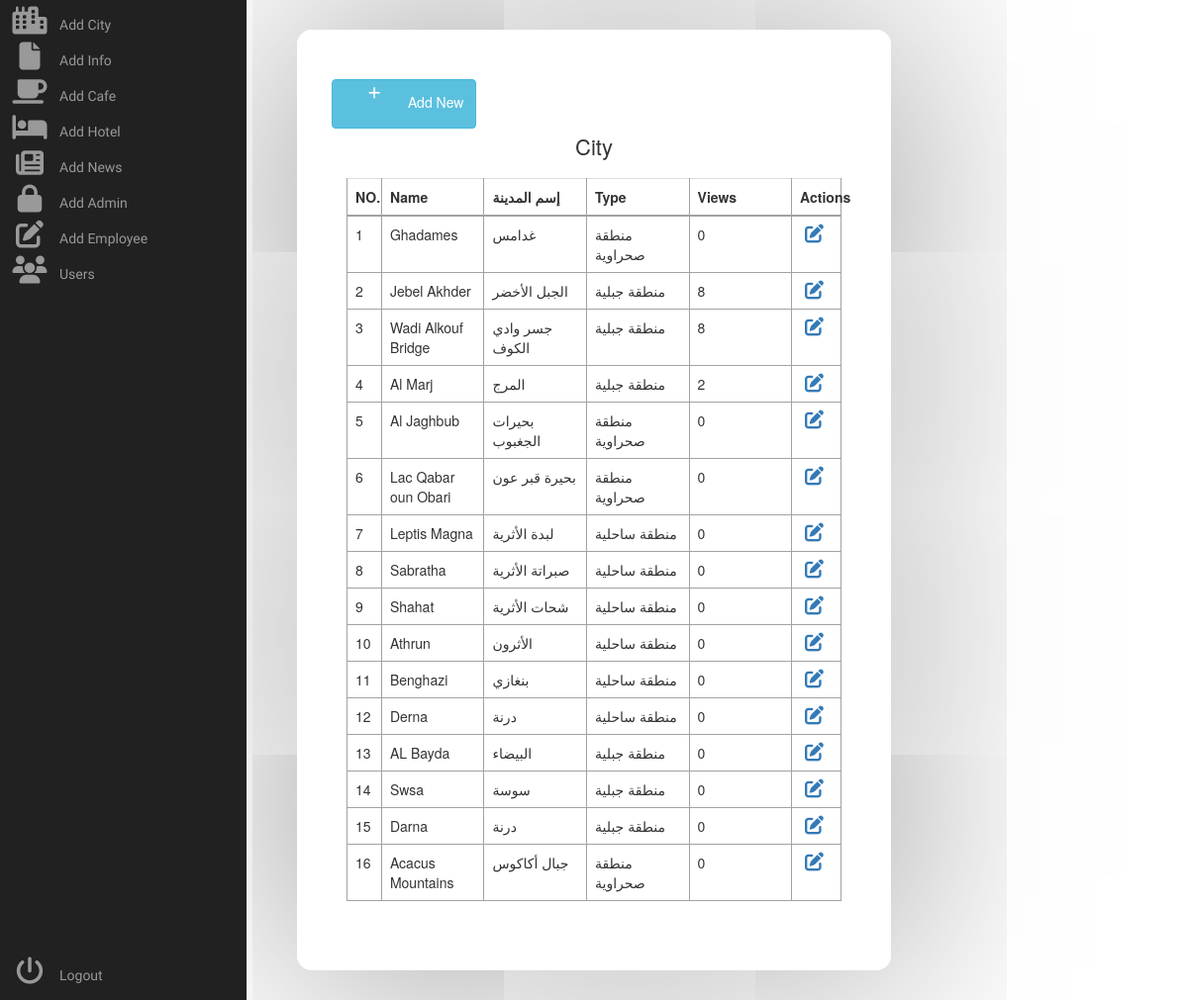
/admin/city.php, run on the app's committed database.
### tables this page shows
CREATE TABLE `city` (
  `city_id` int(255) NOT NULL,
  `city_name` varchar(255) NOT NULL,
  `city_name_ar` varchar(255) NOT NULL,
  `city_caption` varchar(255) NOT NULL,
  `city_caption_ar` varchar(255) NOT NULL,
  `city_img` varchar(255) NOT NULL,
  `city_cover` varchar(255) NOT NULL,
  `city_location` varchar(255) NOT NULL,
  `city_type` tinyint(255) NOT NULL,
  `views` int(255) NOT NULL
);

### admin/city.php (the view, shortened to what this page needs)
<!DOCTYPE html>
<html lang="en">
<head>
        <link rel="stylesheet" href="style/admin.css">
        <link rel="stylesheet" href="https://stackpath.bootstrapcdn.com/font-awesome/4.7.0/css/font-awesome.min.css">
    <link rel="stylesheet" href="https://stackpath.bootstrapcdn.com/bootstrap/3.3.7/css/bootstrap.min.css">
    </head>
    <body>
    <div class="area"></div><nav class="main-menu">
    <ul>
                <li>
                    <a href="city.php">
                        <i class="fa fa-city fa-2x"></i>
                        <span class="nav-text">
                           Add City
                        </span>
                    </a>
                </li>
                <li class="has-subnav">
                    <a href="info.php">
                        <i class="fa fa-file fa-2x"></i>
                        <span class="nav-text">
                            Add Info
                        </span>
                    </a>
                </li>
                <li class="has-subnav">
                    <a href="cafes.php">
                       <i class="fa fa-mug-saucer fa-2x"></i>
                        <span class="nav-text">
                            Add Cafe
                        </span>
                    </a>
                </li>
                <li class="has-subnav">
                    <a href="hotels.php">
                       <i class="fa fa-hotel fa-2x"></i>
                        <span class="nav-text">
                            Add Hotel
                        </span>
                    </a>
                </li>
                <li>
                    <a href="news.php">
                        <i class="fa fa-newspaper fa-2x"></i>
                        <span class="nav-text">
                            Add News
                        </span>
                    </a>
                </li>
                <li>
                    <a href="admin.php">
                        <i class="fa fa-lock fa-2x"></i>
                        <span class="nav-text">
                           Add Admin
                        </span>
                    </a>
                </li>
                <li>
                   <a href="employee.php">
                       <i class="fa fa-pen-to-square fa-2x"></i>
                        <span class="nav-text">
                            Add Employee
                        </span>
                    </a>
                </li>
                <li>
                   <a href="users.php">
                        <i class="fa fa-users fa-2x"></i>
                        <span class="nav-text">
                            Users
                        </span>
                    </a>
                </li>
            </ul>
            <ul class="logout">
                <li>
                   <a href="#">
                         <i class="fa fa-power-off fa-2x"></i>
                        <span class="nav-text">
                            Logout
                        </span>
                    </a>
                </li>
            </ul>
        </nav>
        <diV class="table-wrapper">
            <div class="table-title">
                <div class="row">
                <a href="add_city.php" type="button" class="btn btn-info "><i class="fa fa-plus"></i> Add New</a>
                    <div><h2>City <b></b></h2></div>
                </div>
            </div>
        <table class="table table-bordered">
            <thead>
                <tr>
                    <th style="width: 7%;">NO.</th>
                    <th>Name</th>
                    <th>إسم المدينة</th>
                    <th>Type</th>
                    <th>Views</th>
                    <th style="width: 10%;">Actions</th>
                </tr>
            </thead>
            <tbody>
                <?php
                    include "../config.php";
                    $query_pag_data = "SELECT * FROM city";
                    $result_pag_data = mysqli_query($conn, $query_pag_data);
                    $i = 1;
                    while($row = mysqli_fetch_assoc($result_pag_data))
                    {
                        $city_name = $row['city_name'];
                        $city_name_ar = $row['city_name_ar'];
                        $city_type = $row['city_type'];
                        $views = $row['views'];
                ?>
                <tr>
                    <td><?php echo $i++ ?></td>
                    <td><?php echo $city_name; ?></td>
                    <td><?php echo $city_name_ar; ?></td>
                    <td><?php
                        if ($city_type == 1)
                        {
                            echo "منطقة جبلية";
                        }
                        else if ($city_type == 2)
                        {
                            echo "منطقة صحراوية";
                        }
                        else if ($city_type == 3)
                        {
                            echo "منطقة ساحلية";
                        }
                    ?></td>
                    <td><?php echo $views ?></td>
                    <td><?php echo "<a href='edit_city.php?id=$row[city_id]'><i class='fa-solid fa-pen-to-square'></a>" ?></td>
                </tr>
            <?php } ?>
            </tbody>
        </table>
        </diV>
    </body>
</html>

### admin/style/admin.css (style rules this page uses)
.fa-2x { font-size: 2em; }
.fa { position: relative; display: table-cell; width: 60px; height: 36px; text-align: center; vertical-align: middle; font-size:20px; }
.main-menu { background:#212121; border-right:1px solid #e5e5e5; position:absolute; top:0; bottom:0; height:100%; left:0; width:60px; overflow:hidden; -webkit-transition:width .05s linear; transition:width .05s linear; -webkit-transform:translateZ(0) scale(1,1); z-index:1000; }
.main-menu>ul { margin:7px 0; }
.main-menu li { position:relative; display:block; width:250px; }
.main-menu li>a { position:relative; display:table; border-collapse:collapse; border-spacing:0; color:#999; font-family: arial; font-size: 14px; text-decoration:none; -webkit-transform:translateZ(0) scale(1,1); -webkit-transition:all .1s linear; transition:all .1s linear; }
.main-menu .nav-text { position:relative; display:table-cell; vertical-align:middle; width:190px; font-family: 'Titillium Web', sans-serif; }
.main-menu>ul.logout { position:absolute; left:0; bottom:0; }
nav { -webkit-user-select:none; -moz-user-select:none; -ms-user-select:none; -o-user-select:none; user-select:none; }
nav ul,nav li { outline:0; margin:0; padding:0; }

### admin/city.php (style rules this page uses)
.table-wrapper { width: 50%; margin: 30px auto; background: rgba(255, 255, 255, 0.8); padding: 50px; box-shadow: 0 0 1000px rgb(147, 146, 146); border-radius: 15px; }
.table-title { padding-bottom: 10px; margin: 0 0 10px; }
.table-title h2 { margin: 6px 0 0; font-size: 22px; display: flex; align-items: center; justify-content: center; }
table.table { table-layout: fixed; background: #fff; }
table.table tr th, table.table tr td { border-color: #a3a1a1; }
table.table th:last-child { width: 100px; }
table.table td a { cursor: pointer; display: inline-block; margin: 0 5px; min-width: 24px; }
table.table td i { font-size: 19px; }

### data on the page
city: city_name "Ghadames", city_name_ar "غدامس", city_type "منطقة صحراوية", views "0"
city: city_name "Jebel Akhder", city_name_ar "الجبل الأخضر", city_type "منطقة جبلية", views "8"
city: city_name "Wadi Alkouf Bridge", city_name_ar "جسر وادي الكوف", city_type "منطقة جبلية", views "8"
city: city_name "Al Marj", city_name_ar "المرج", city_type "منطقة جبلية", views "2"
city: city_name "Al Jaghbub", city_name_ar "بحيرات الجغبوب", city_type "منطقة صحراوية", views "0"
city: city_name "Lac Qabar oun Obari", city_name_ar "بحيرة قبر عون", city_type "منطقة صحراوية", views "0"
city: city_name "Leptis Magna", city_name_ar "لبدة الأثرية", city_type "منطقة ساحلية", views "0"
city: city_name "Sabratha", city_name_ar "صبراتة الأثرية", city_type "منطقة ساحلية", views "0"
city: city_name "Shahat", city_name_ar "شحات الأثرية", city_type "منطقة ساحلية", views "0"
city: city_name "Athrun", city_name_ar "الأثرون", city_type "منطقة ساحلية", views "0"
city: city_name "Benghazi", city_name_ar "بنغازي", city_type "منطقة ساحلية", views "0"
city: city_name "Derna", city_name_ar "درنة", city_type "منطقة ساحلية", views "0"
city: city_name "AL Bayda", city_name_ar "البيضاء", city_type "منطقة جبلية", views "0"
city: city_name "Swsa", city_name_ar "سوسة", city_type "منطقة جبلية", views "0"
city: city_name "Darna", city_name_ar "درنة", city_type "منطقة جبلية", views "0"
city: city_name "Acacus Mountains", city_name_ar "جبال أكاكوس", city_type "منطقة صحراوية", views "0"
